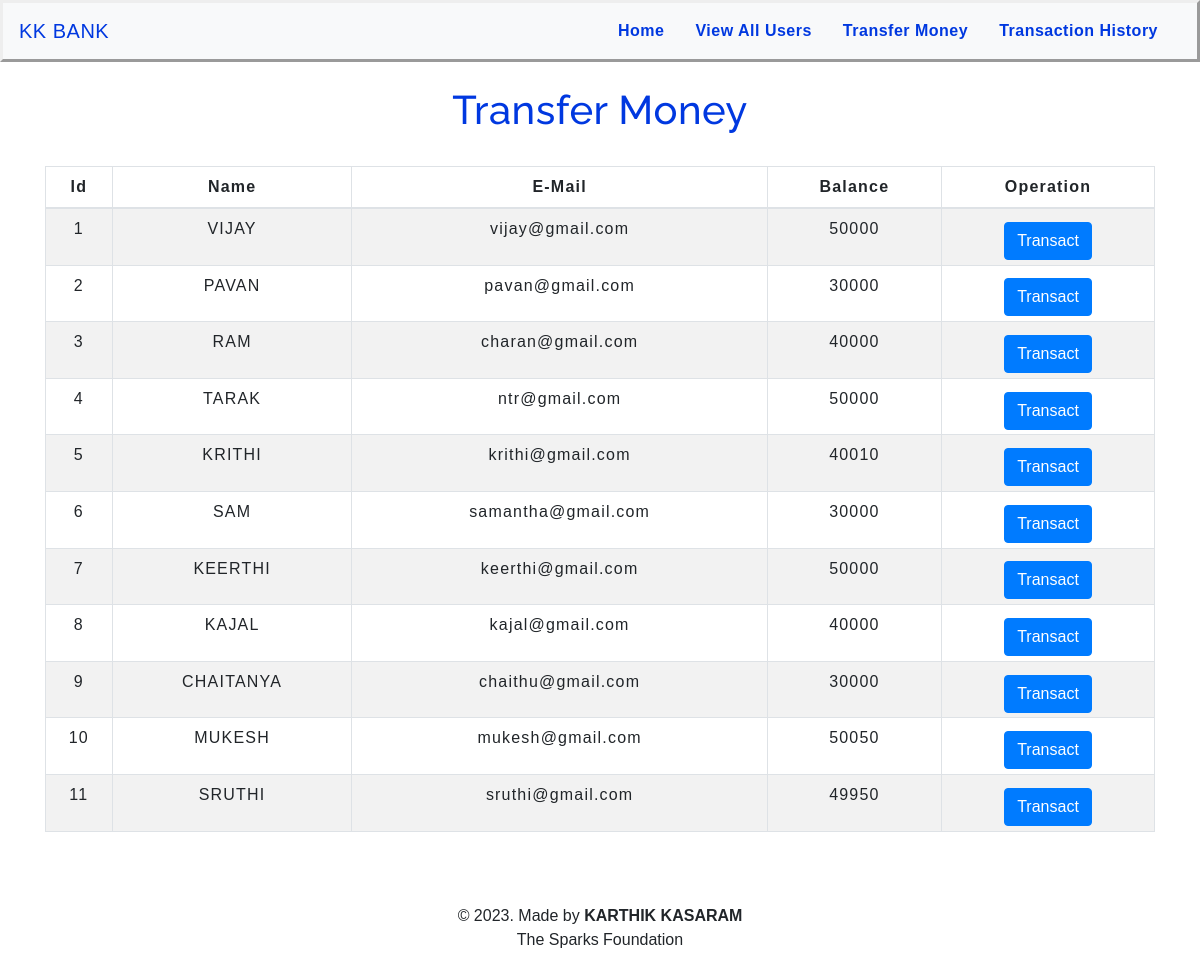
The app's page /transfermoney.php with its own data.
### tables this page shows
CREATE TABLE `users` (
  `id` int NOT NULL,
  `name` text NOT NULL,
  `email` varchar(30) NOT NULL,
  `balance` int NOT NULL
);

### transfermoney.php (the view, shortened to what this page needs)
<!DOCTYPE html>
<html lang="en">
<head>
    <link rel="stylesheet" href="https://maxcdn.bootstrapcdn.com/bootstrap/4.0.0/css/bootstrap.min.css">
    <link rel="stylesheet" type="text/css" href="css/table.css">
    <link rel="stylesheet" type="text/css" href="css/navbar.css">
</head>
<body>
<?php
    include 'config.php';
    $sql = "SELECT * FROM users";
    $result = mysqli_query($conn,$sql);
?>
<?php
  include 'navbar.php';
?>
<div class="container">
        <h2 class="text-center pt-4" style="color:#0038e0;">Transfer Money</h2>
        <br>
            <div class="row">
                <div class="col">
                    <div class="table-responsive-sm">
                    <table class="table table-hover table-sm table-striped table-condensed table-bordered">
                        <thead>
                            <tr>
                            <th scope="col" class="text-center py-2">Id</th>
                            <th scope="col" class="text-center py-2">Name</th>
                            <th scope="col" class="text-center py-2">E-Mail</th>
                            <th scope="col" class="text-center py-2">Balance</th>
                            <th scope="col" class="text-center py-2" >Operation</th>
                            </tr>
                        </thead>
                        <tbody>
                <?php
                    while($rows=mysqli_fetch_assoc($result)){
                ?>
                    <tr>
                        <td class="py-2"><?php echo $rows['id'] ?></td>
                        <td class="py-2"><?php echo $rows['name']?></td>
                        <td class="py-2"><?php echo $rows['email']?></td>
                        <td class="py-2"><?php echo $rows['balance']?></td>
                        <td><a href="selecteduserdetail.php?id= <?php echo $rows['id'] ;?>"> <button type="button" class="mt-2 btn btn-primary">Transact</button></a></td>
                    </tr>
                <?php
                    }
                ?>
                        </tbody>
                    </table>
                    </div>
                </div>
            </div>
         </div>
         <footer class="text-center mt-5 py-2">
        <p>&copy 2023. Made by <b>KARTHIK KASARAM</b> <br> The Sparks Foundation</p>
      </footer>
</body>
</html>

### navbar.php (shortened to what this page needs)
<nav class="navbar navbar-expand-md  bg-light" style="border:outset ;">
<a class="navbar-brand" href="index.php" style="color:#0038e0;">KK BANK</a>
<div class="collapse navbar-collapse" id="collapsibleNavbar">
      <ul class="navbar-nav ml-auto font-weight-bold">
        <li class="nav-item">
          <a class="nav-link" href="index.php" style="color:#0038e0;" >Home</a>
        </li>
        <li class="nav-item">
          <a class="nav-link" href="transfermoney.php" style="color:#0038e0;">View All Users</a>
        </li>
        <li class="nav-item">
          <a class="nav-link" href="transfermoney.php" style="color:#0038e0;">Transfer Money</a>
        </li>
        <li class="nav-item">
          <a class="nav-link" href="transactionhistory.php" style="color:#0038e0;">Transaction History</a>
        </li>
    </div>
 </nav>

### css/table.css (style rules this page uses)
* { padding: 0; margin: 0; box-sizing: border-box; font-family: sans-serif; }
h2 { font-size: 40px; }
table { letter-spacing: 1.2px; }
td { text-align: center; }
button { border:none; background: #d9d9d9; transition: 1s; }

### css/navbar.css (style rules this page uses)
.nav-link { margin-right: 15px; color: #3d25c2; letter-spacing: 0.5px; transition: 0.5s; }
.navbar-brand { color: #4C4B4B; letter-spacing: 0.5px; }
h2 { color: #4C4B4B; letter-spacing: 0.5px; font-family: raleway; }

### transfermoney.php (style rules this page uses)
button { transition: 1.5s; }

### records on screen
users: id "1", name "VIJAY", email "vijay@gmail.com", balance "50000"
users: id "2", name "PAVAN", email "pavan@gmail.com", balance "30000"
users: id "3", name "RAM", email "charan@gmail.com", balance "40000"
users: id "4", name "TARAK", email "ntr@gmail.com", balance "50000"
users: id "5", name "KRITHI", email "krithi@gmail.com", balance "40010"
users: id "6", name "SAM", email "samantha@gmail.com", balance "30000"
users: id "7", name "KEERTHI", email "keerthi@gmail.com", balance "50000"
users: id "8", name "KAJAL", email "kajal@gmail.com", balance "40000"
users: id "9", name "CHAITANYA", email "chaithu@gmail.com", balance "30000"
users: id "10", name "MUKESH", email "mukesh@gmail.com", balance "50050"
users: id "11", name "SRUTHI", email "sruthi@gmail.com", balance "49950"
